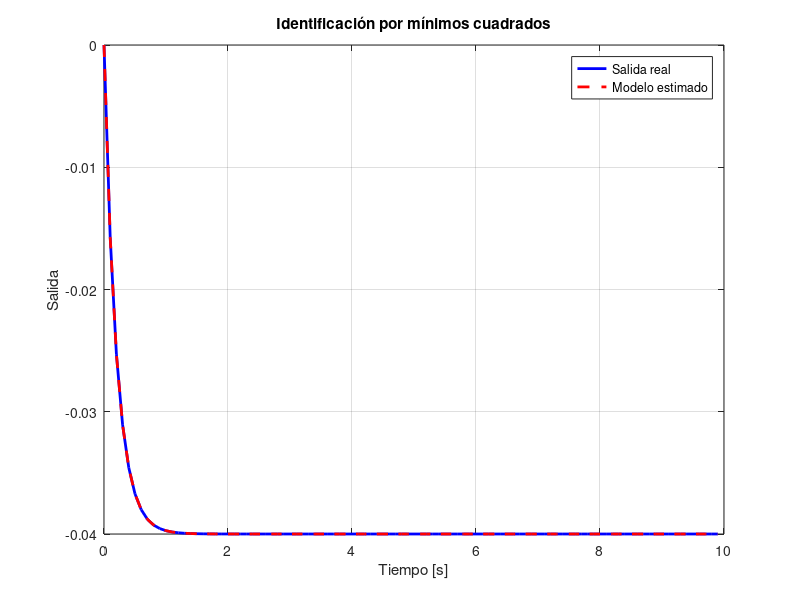

This figure's MATLAB source: (Note: this script raises an error after producing the figure.)
clc; clear; close all;

% Parámetros verdaderos de la planta continua
K = 2;   
p = 5;   
Ts = 0.1;   % tiempo de muestreo

% Planta continua
s = tf('s');
P = -K/(s+p);

% Discretización con retención de orden cero (ZOH)
Pd = c2d(P, Ts, 'zoh');

disp('Planta discreta real:')
Pd

% Simulación de la respuesta a un escalón
N = 100;                   % muestras
u = 0.1*ones(N,1);         % entrada escalón
t = (0:N-1)'*Ts;           % tiempo
y = lsim(Pd,u,t);          % salida real

% Construcción de matrices para mínimos cuadrados
Phi = [y(1:end-1) u(1:end-1)];
Y = y(2:end);

% Estimación de parámetros (theta1 = a, theta2 = b)
theta = (Phi'*Phi)\(Phi'*Y);

a_est = theta(1);
b_est = theta(2);

fprintf('Parámetros estimados:\n');
fprintf('a = %.4f\n', a_est);
fprintf('b = %.4f\n', b_est);

% Comparación de la salida reconstruida con los parámetros estimados
y_hat = zeros(N,1);
for k = 1:N-1
    y_hat(k+1) = a_est*y_hat(k) + b_est*u(k);
end

figure;
plot(t,y,'b','LineWidth',2); hold on;
plot(t,y_hat,'r--','LineWidth',2);
grid on
xlabel('Tiempo [s]')
ylabel('Salida')
legend('Salida real','Modelo estimado')
title('Identificación por mínimos cuadrados')

%% --- Ajuste usando fit (modelo exponencial discreto) ---
% Queremos ajustar la salida y(t) con un modelo del tipo:
% y(t) = A*(1 - exp(-alpha*t))

ftype = fittype('A*(1 - exp(-alpha*x))', 'independent','x','coefficients',{'A','alpha'});
fit_result = fit(t, y, ftype);

A_fit = fit_result.A;
alpha_fit = fit_result.alpha;

fprintf('\nParámetros ajustados con fit:\n');
fprintf('A = %.4f\n', A_fit);
fprintf('alpha = %.4f\n', alpha_fit);

% La planta continua equivalente sería del tipo: P(s) = -K/(s+p)
% Donde: K ≈ A_fit * alpha_fit, p ≈ alpha_fit
K_fit = A_fit * alpha_fit;
p_fit = alpha_fit;

P_fit = -K_fit/(s+p_fit);

disp('Planta continua aproximada obtenida con fit:')
P_fit

% Graficar comparación del ajuste
y_fit = A_fit*(1 - exp(-alpha_fit*t));

figure;
plot(t,y,'b','LineWidth',2); hold on;
plot(t,y_fit,'m--','LineWidth',2);
grid on
xlabel('Tiempo [s]')
ylabel('Salida')
legend('Salida real','Ajuste con fit')
title('Ajuste de la respuesta temporal con fit')
